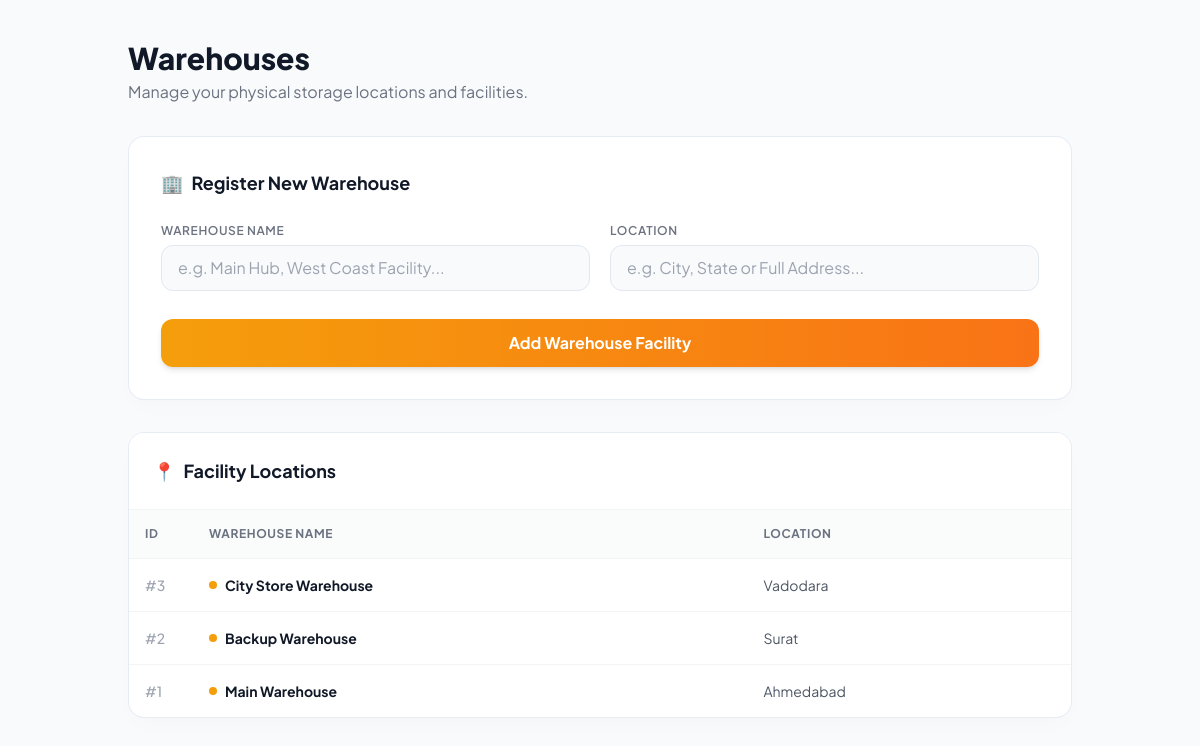
Screenshot of /warehouses.php (signed in) with the database file from the repository.
### tables this page shows
CREATE TABLE `warehouses` (
  `warehouse_id` int(11) NOT NULL,
  `warehouse_name` varchar(100) DEFAULT NULL,
  `location` varchar(150) DEFAULT NULL
);

### warehouses.php (the view, shortened to what this page needs)
<?php
include "db.php";
$data=mysqli_query($conn,"SELECT * FROM warehouses ORDER BY warehouse_id DESC");
?>
<!DOCTYPE html>
<html lang="en">
<head>
    <script src="https://cdn.tailwindcss.com"></script>
</head>
<body class="flex h-screen overflow-hidden text-gray-800">
    <main class="flex-1 h-full overflow-y-auto relative">
        <div class="p-6 lg:p-10 max-w-5xl mx-auto space-y-8">
            <div class="flex flex-col md:flex-row justify-between items-start md:items-center gap-4 fade-in">
                <div>
                    <h1 class="text-3xl font-extrabold text-gray-900">Warehouses</h1>
                    <p class="text-gray-500 mt-1">Manage your physical storage locations and facilities.</p>
                </div>
            </div>
            <div class="glass-panel p-6 lg:p-8 fade-in" style="animation-delay: 0.1s;">
                <h3 class="text-lg font-bold text-gray-900 mb-5 flex items-center gap-2"><span>🏢</span> Register New Warehouse</h3>
                <form method="post" class="grid grid-cols-1 md:grid-cols-2 gap-5 items-end">
                    <div class="space-y-1">
                        <label class="text-xs font-semibold text-gray-500 uppercase tracking-wider">Warehouse Name</label>
                        <input name="warehouse_name" placeholder="e.g. Main Hub, West Coast Facility..." class="form-input" required>
                    </div>
                    <div class="space-y-1">
                        <label class="text-xs font-semibold text-gray-500 uppercase tracking-wider">Location</label>
                        <input name="location" placeholder="e.g. City, State or Full Address..." class="form-input" required>
                    </div>
                    <div class="md:col-span-2 mt-2">
                        <button name="add" class="w-full bg-gradient-to-r from-amber-500 to-orange-500 hover:from-amber-600 hover:to-orange-600 text-white font-bold py-3 px-4 rounded-xl shadow-md hover:shadow-lg transition-all transform hover:-translate-y-0.5">
                            Add Warehouse Facility
                        </button>
                    </div>
                </form>
            </div>
            <div class="glass-panel overflow-hidden fade-in" style="animation-delay: 0.2s;">
                <div class="p-6 border-b border-gray-100 bg-white">
                    <h3 class="text-lg font-bold text-gray-900 flex items-center gap-2"><span>📍</span> Facility Locations</h3>
                </div>
                <div class="overflow-x-auto">
                    <table class="w-full text-left border-collapse">
                        <thead>
                            <tr class="bg-gray-50/80 text-gray-500 text-xs tracking-wider uppercase border-b border-gray-100">
                                <th class="p-4 font-bold w-16">ID</th>
                                <th class="p-4 font-bold">Warehouse Name</th>
                                <th class="p-4 font-bold">Location</th>
                            </tr>
                        </thead>
                        <tbody class="divide-y divide-gray-100 text-sm">
                            <?php if($data && mysqli_num_rows($data) > 0): ?>
                                <?php while($row=mysqli_fetch_assoc($data)){ ?>
                                <tr class="hover:bg-amber-50/30 transition-colors group">
                                    <td class="p-4 text-gray-400 font-medium">#<?php echo $row['warehouse_id']; ?></td>
                                    <td class="p-4">
                                        <div class="font-bold text-gray-900 flex items-center gap-2">
                                            <div class="w-2 h-2 rounded-full bg-amber-500"></div>
                                            <?php echo htmlspecialchars($row['warehouse_name']); ?>
                                        </div>
                                    </td>
                                    <td class="p-4 text-gray-600">
                                        <?php echo htmlspecialchars($row['location']); ?>
                                    </td>
                                </tr>
                                <?php } ?>
                            <?php endif; ?>
                        </tbody>
                    </table>
                </div>
            </div>
        </div>
    </main>
</body>
</html>

### warehouses.php (style rules this page uses)
body { font-family: 'Plus Jakarta Sans', sans-serif; background: #f8fafc; }
.glass-panel { background: #ffffff; border: 1px solid rgba(226, 232, 240, 0.8); box-shadow: 0 10px 25px -5px rgba(0, 0, 0, 0.02), 0 8px 10px -6px rgba(0, 0, 0, 0.01); border-radius: 1rem; transition: all 0.3s ease; }
.form-input { width: 100%; background-color: #f8fafc; border: 1px solid #e2e8f0; color: #334155; border-radius: 0.75rem; padding: 0.625rem 1rem; transition: all 0.2s; }
.fade-in { opacity: 0; transform: translateY(10px); animation: fadeIn 0.5s cubic-bezier(0.16, 1, 0.3, 1) forwards; }

### rows the page displays
warehouses: warehouse_id "3", warehouse_name "City Store Warehouse", location "Vadodara"
warehouses: warehouse_id "2", warehouse_name "Backup Warehouse", location "Surat"
warehouses: warehouse_id "1", warehouse_name "Main Warehouse", location "Ahmedabad"
